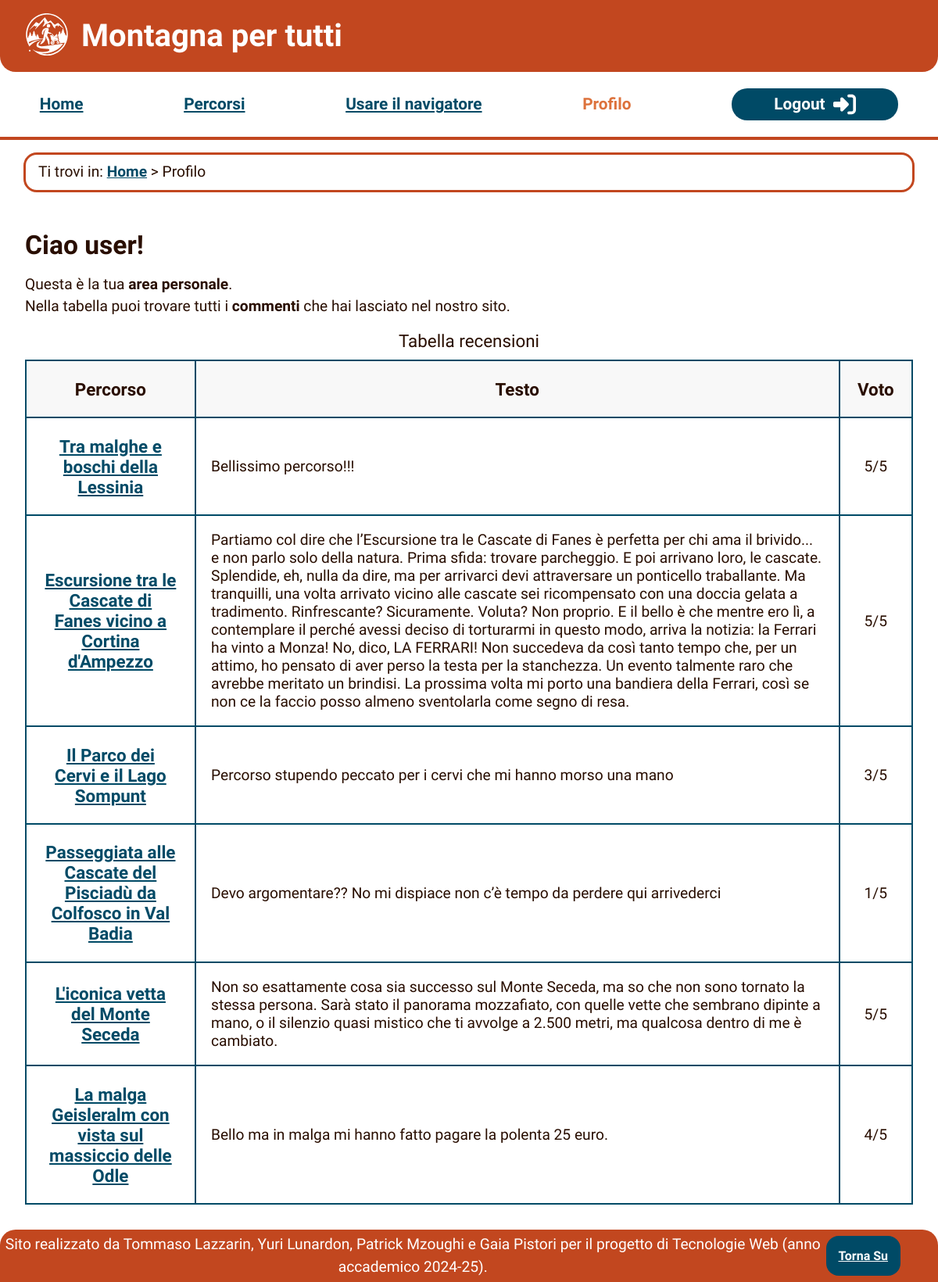
Screenshot of /profilo.php (signed in) with the database file from the repository.
### tables this page shows
CREATE TABLE `RECENSIONE` (
  `utente` varchar(30) NOT NULL,
  `percorso` int(6) NOT NULL,
  `voto` int(1) NOT NULL CHECK (`voto` between 0 and 5),
  `testo` longtext NOT NULL,
  `ultima_modifica` timestamp NOT NULL DEFAULT current_timestamp() ON UPDATE current_timestamp()
);

CREATE TABLE `PERCORSO` (
  `id` int(11) NOT NULL,
  `titolo` text NOT NULL,
  `sottotitolo` text NOT NULL,
  `descrizione` text NOT NULL,
  `indicazioni` text NOT NULL,
  `file_gpx` varchar(50) DEFAULT NULL,
  `dislivello_salita` smallint(6) NOT NULL DEFAULT 0,
  `dislivello_discesa` smallint(6) NOT NULL DEFAULT 0,
  `lunghezza` float UNSIGNED NOT NULL DEFAULT 0,
  `tag_title` text DEFAULT NULL,
  `tag_description` text DEFAULT NULL,
  `tag_keywords` text DEFAULT NULL,
  `map_embed` text NOT NULL
);

### src/DB/database.php (called while the page is built, shortened)
<?php
require_once('response_manager.php');
class Functions extends Constant{
    private $connection;
    public function openConnection():bool{
      try{
        $this->connection=new mysqli(parent::DB_ADDR,parent::USERNAME,parent::PASSWORD,parent::DB_NAME);
      }
      catch(Exception $e){
        return false;
      }
        $this->connection->set_charset("utf8");
        return true;
    }
    public function get_recensioni_utente($utente='%'):response_manager{
      $query = "SELECT id, titolo, testo, voto FROM RECENSIONE, PERCORSO WHERE RECENSIONE.percorso=PERCORSO.id AND utente =?";
      $stmt = $this->connection->prepare($query);
      $result = array();
      if ($stmt === false) {
        return new response_manager($result, $this->connection, "C'è stato un errore");
      } else if ($stmt->bind_param('s',$utente) === false) {
        $stmt->close();
        return new response_manager($result, $this->connection, "C'è stato un errore");
      }
      $stmt->execute();
      $tmp = $stmt->get_result();
      $result = array();
      while ($row = $tmp->fetch_assoc()) {
        array_push($result, $row);
      }
      $res = new response_manager($result, $this->connection, "");
      return $res;
    }
}

### src/DB/response_manager.php (called while the page is built, shortened)
<?php
class response_manager {
  private $empty = false;
  private $result = array();
  private $errno = 0;
  public function __construct($res, $conn, $mess) {
    $this->result = $res;
    $this->empty = count($res) != 0 ? false : true;
    if ($conn) {
      $this->errno = $conn->errno;
    }
  }
  public function ok(): bool {
    return !$this->empty && !$this->errno;
  }
  public function is_empty(): bool {
    return $this->empty;
  }
  public function get_result(): array {
    return $this->result;
  }
}
?>

### src/profilo.php (the view, shortened to what this page needs)
<?php
require_once("DB/database.php");
$paginaHtml = file_get_contents("profilo.html");
$connessione = new Functions();
$tabella="
    <thead>
        <tr>
            <th scope=\"col\">Percorso</th>
            <th scope=\"col\">Testo</th>
            <th scope=\"col\">Voto</th>
        </tr>
    </thead>
    <tbody>
";
$query = $connessione->get_recensioni_utente($_SESSION["Username"]);
if(!$query->is_empty()){
    $result = $query->get_result();
    foreach($result as $recensione){
        $tabella.="
        <tr>
            <th scope=\"row\" data-title=\"Percorso\"><a href=\"percorso.php?id=".$recensione["id"]."\">".$recensione["titolo"]."</a></th>
            <td data-title=\"Testo\">".$recensione["testo"]."</td>
            <td data-title=\"Voto\" class=\"cella-voto\">".$recensione["voto"]."/5</td>
            </tr>
            ";
            }
}else
    $tabella.="<tr><td colspan=\"3\">Nessuna recensione trovata.</tr>";
$tabella.="</tbody>";
$paginaHtml = str_replace("[username]", $_SESSION["Username"], $paginaHtml);
$paginaHtml = str_replace("[corpo-tabella]", $tabella, $paginaHtml);
echo $paginaHtml;
?>

### src/css/style.css (style rules this page uses)
:root { --maincolor: #C2471F; --visitedlinkcolor: #DD723C; --unvisitedlinkcolor: #004a66; --unvisitedlinkcolorhover:#143e69; --textcolor: #290E00; --defaultbgcolor: #FFFFFF; --sfondocard: #E6E6E6; --sfondoTabelle: #F8F8F8; }
* { padding: 0; margin: 0; box-sizing: border-box; }
h1 { font-size: 2.5em; margin: 0; }
h2 { font-size: 2.1em; margin-bottom: 0.5em; }
p { font-size: 1.2em; line-height: 1.5; }
a { color: var(--unvisitedlinkcolor); font-weight:700 }
body { font-family: "Varela Round", sans-serif; color: var(--textcolor); display: flex; flex-direction: column; min-height: 100vh; margin-left: auto; margin-right: auto; max-width: 1800px; }
button, .button { font-size: 100%; padding: 1em; border-radius: 1em; background-color: var(--unvisitedlinkcolor); color: var(--defaultbgcolor); font-weight: bold; text-align: center; border: none; transition: background-color 0.3s ease; flex-shrink: 0; cursor: pointer; }
.button.navigazione , .button.navigazione:visited { color: var(--defaultbgcolor) }
header { display: flex; align-items: center; background-color: var(--maincolor); color: var(--defaultbgcolor); padding: 1em 2em; border-bottom-left-radius: 20px; border-bottom-right-radius: 20px; }
.logo { width: 3.5em; height: auto; margin-right: 1em; }
.linkHome { z-index: 99; color:var(--defaultbgcolor); }
#menu { margin-top: 0em; padding-bottom: 0em; border-bottom: var(--maincolor) 4px solid; }
#menu ul { display: flex; justify-content: space-between; list-style: none; margin: 0 auto; padding: 1em; align-items: center; max-width: 95%; font-size: 1.3em; }
#menu li { color:var(--visitedlinkcolor); }
#menu .action-button { display: inline-flex; align-items: center; justify-content: center; font-weight: bold; padding: 0.3em 2.6em; background-color: var(--unvisitedlinkcolor); border-radius: 20px; min-width: 10em; color: var(--defaultbgcolor); text-decoration: none; }
#menu .action-button .icon-accedi, nav#menu .action-button .icon-logout { margin-left: 0.5em; width: 1.4em; height: 1.4em; }
#breadcrumb { width: 95%; margin: 1em auto; padding: 0.5em 1em; border: 3px solid var(--maincolor); border-radius: 17px; text-align: left; }
#main-homepage, #main-navigatore, #main-profilo, #main-amministratore { display: flex; flex-direction: column; padding: 2em; }
footer { background-color: var(--maincolor); border-radius: 20px 20px 0 0; margin-top: auto; display: flex; flex-direction: row-reverse; }
footer a { margin: 0.5em 3em 0.5em 0; }
footer p { text-align: center; margin: auto; color: var(--defaultbgcolor); }
table { border-collapse: collapse; table-layout: fixed; margin-top: 1em; }
caption { font-size: 1.4em; margin-bottom: 0.5em; }
th, td { border: 2px var(--unvisitedlinkcolor) solid; padding: 1em; }
td { font-size: 1.2em; }
th { font-size: 1.4em; }
thead th { background-color: var(--sfondoTabelle); }
.cella-voto { text-align: center; padding:0; }

### rows the page displays
recensione: percorso.titolo "Tra malghe e boschi della Lessinia", testo "Bellissimo percorso!!!", voto "5"
recensione: percorso.titolo "Escursione tra le Cascate di Fanes vicino a Cortina d'Ampezzo", testo "Partiamo col dire che l’Escursione tra le Cascate di Fanes è perfetta per chi ama il brivido... e non parlo solo della natura. Prima sfida: trovare parcheggio. E poi arrivano loro, le cascate. Splendide, eh, nulla da dire, ma per arrivarci devi attraversare un ponticello traballante. Ma tranquilli, una volta arrivato vicino alle cascate sei ricompensato con una doccia gelata a tradimento. Rinfrescante? Sicuramente. Voluta? Non proprio. E il bello è che mentre ero lì, a contemplare il perché avessi deciso di torturarmi in questo modo, arriva la notizia: la Ferrari ha vinto a Monza! No, dico, LA FERRARI! Non succedeva da così tanto tempo che, per un attimo, ho pensato di aver perso la testa…", voto "5"
recensione: percorso.titolo "Il Parco dei Cervi e il Lago Sompunt", testo "Percorso stupendo peccato per i cervi che mi hanno morso una mano", voto "3"
recensione: percorso.titolo "Passeggiata alle Cascate del Pisciadù da Colfosco in Val Badia", testo "Devo argomentare?? No mi dispiace non c’è tempo da perdere qui arrivederci", voto "1"
recensione: percorso.titolo "L'iconica vetta del Monte Seceda", testo "Non so esattamente cosa sia successo sul Monte Seceda, ma so che non sono tornato la stessa persona. Sarà stato il panorama mozzafiato, con quelle vette che sembrano dipinte a mano, o il silenzio quasi mistico che ti avvolge a 2.500 metri, ma qualcosa dentro di me è cambiato.", voto "5"
recensione: percorso.titolo "La malga Geisleralm con vista sul massiccio delle Odle", testo "Bello ma in malga mi hanno fatto pagare la polenta 25 euro.", voto "4"
